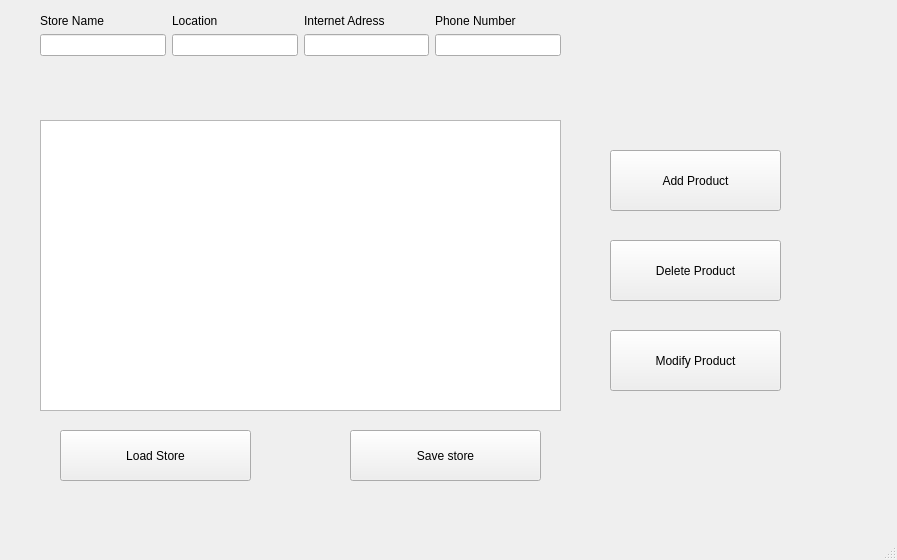
<?xml version="1.0" encoding="UTF-8"?>
<ui version="4.0">
 <class>MainWindow</class>
 <widget class="QMainWindow" name="MainWindow">
  <property name="geometry">
   <rect>
    <x>0</x>
    <y>0</y>
    <width>897</width>
    <height>560</height>
   </rect>
  </property>
  <property name="windowTitle">
   <string>MainWindow</string>
  </property>
  <widget class="QWidget" name="centralwidget">
   <widget class="QListWidget" name="showProducts">
    <property name="geometry">
     <rect>
      <x>40</x>
      <y>120</y>
      <width>521</width>
      <height>291</height>
     </rect>
    </property>
   </widget>
   <widget class="QPushButton" name="addProductB">
    <property name="geometry">
     <rect>
      <x>610</x>
      <y>150</y>
      <width>171</width>
      <height>61</height>
     </rect>
    </property>
    <property name="text">
     <string>Add Product</string>
    </property>
   </widget>
   <widget class="QPushButton" name="deleteProductB">
    <property name="geometry">
     <rect>
      <x>610</x>
      <y>240</y>
      <width>171</width>
      <height>61</height>
     </rect>
    </property>
    <property name="text">
     <string>Delete Product</string>
    </property>
   </widget>
   <widget class="QPushButton" name="loadStoreb">
    <property name="geometry">
     <rect>
      <x>60</x>
      <y>430</y>
      <width>191</width>
      <height>51</height>
     </rect>
    </property>
    <property name="text">
     <string>Load Store</string>
    </property>
   </widget>
   <widget class="QPushButton" name="saveStoreB">
    <property name="geometry">
     <rect>
      <x>350</x>
      <y>430</y>
      <width>191</width>
      <height>51</height>
     </rect>
    </property>
    <property name="text">
     <string>Save store</string>
    </property>
   </widget>
   <widget class="QPushButton" name="modifyProductB">
    <property name="geometry">
     <rect>
      <x>610</x>
      <y>330</y>
      <width>171</width>
      <height>61</height>
     </rect>
    </property>
    <property name="text">
     <string>Modify Product</string>
    </property>
   </widget>
   <widget class="QWidget" name="horizontalLayoutWidget">
    <property name="geometry">
     <rect>
      <x>40</x>
      <y>10</y>
      <width>521</width>
      <height>21</height>
     </rect>
    </property>
    <layout class="QHBoxLayout" name="horizontalLayout">
     <item>
      <widget class="QLabel" name="storeNameL">
       <property name="text">
        <string>Store Name</string>
       </property>
      </widget>
     </item>
     <item>
      <widget class="QLabel" name="storeLocationL">
       <property name="text">
        <string>Location</string>
       </property>
      </widget>
     </item>
     <item>
      <widget class="QLabel" name="storeInternetAddressL">
       <property name="text">
        <string>Internet Adress</string>
       </property>
      </widget>
     </item>
     <item>
      <widget class="QLabel" name="storePhoneNumberL">
       <property name="text">
        <string>Phone Number</string>
       </property>
      </widget>
     </item>
    </layout>
   </widget>
   <widget class="QWidget" name="horizontalLayoutWidget_2">
    <property name="geometry">
     <rect>
      <x>40</x>
      <y>30</y>
      <width>521</width>
      <height>31</height>
     </rect>
    </property>
    <layout class="QHBoxLayout" name="horizontalLayout_2">
     <item>
      <widget class="QLineEdit" name="lineEdit"/>
     </item>
     <item>
      <widget class="QLineEdit" name="lineEdit_2"/>
     </item>
     <item>
      <widget class="QLineEdit" name="lineEdit_3"/>
     </item>
     <item>
      <widget class="QLineEdit" name="lineEdit_4"/>
     </item>
    </layout>
   </widget>
  </widget>
  <widget class="QStatusBar" name="statusbar"/>
  <widget class="QMenuBar" name="menubar">
   <property name="geometry">
    <rect>
     <x>0</x>
     <y>0</y>
     <width>897</width>
     <height>25</height>
    </rect>
   </property>
  </widget>
 </widget>
 <resources/>
 <connections/>
</ui>
